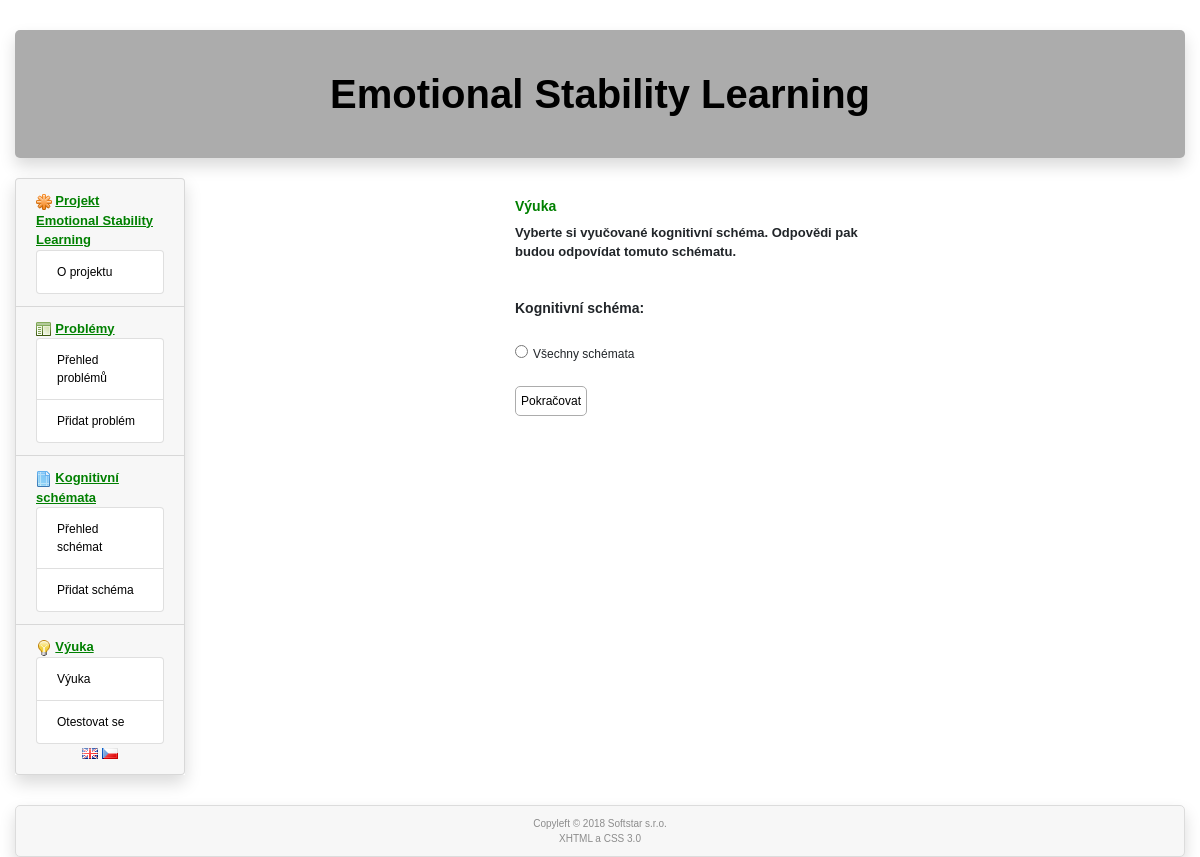
Before: /cs/learning with the older database file.
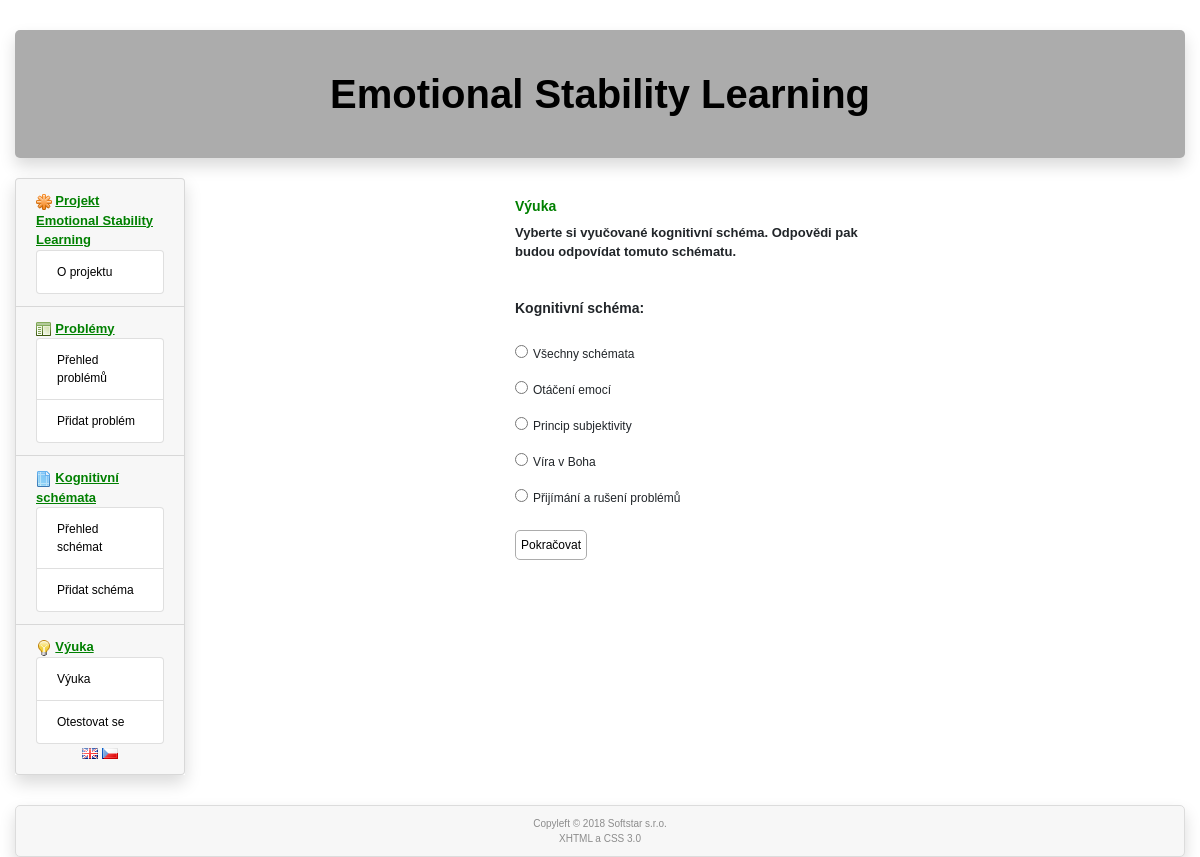
After: the same page with the newer database file.
### tables this page shows
CREATE TABLE `cog_schema` (
  `id` int(11) NOT NULL,
  `id_lang` int(11) NOT NULL,
  `name` varchar(40) NOT NULL,
  `deleted` int(1) NOT NULL DEFAULT '0'
);

### www/administrator/includes/controllers/RouterController.php (called while the page is built, shortened)
<?php
class RouterController extends Controller
{
  protected $controller;
  private function camelNotation($text)
  {
    $sentence = str_replace('-', ' ', $text);
    $sentence = ucwords($sentence);
    $sentence = str_replace(' ', '', $sentence);
    return $sentence;
  }
  private function parseURL($url)
  {
    $parsedURL = parse_url($url);
    $parsedURL["path"] = ltrim($parsedURL["path"], "/");
    $parsedURL["path"] = trim($parsedURL["path"]);
    $divPath = explode("/", $parsedURL["path"]);
    return $divPath;
  }
  public function ctrMain($parameters)
  {
      $parsedURL = $this->parseURL($parameters[0]);
      global $expressions, $lang;
      $tmp = array_shift($parsedURL);
    if (empty($parsedURL[0]))
    {
      $this->controller = new HomePageController();
    }
    else
    {
      $view = array_shift($parsedURL);
      $controllerClass = $this->camelNotation($view) . 'Controller';
      if (file_exists('./administrator/includes/controllers/' . $controllerClass . '.php'))
      {
        if ($view == 'error')
        {
          $this->controller = new $controllerClass('');
        }
        else
        {
          $this->controller = new $controllerClass;
        }
      }
      else
      {
        $this->controller= new ErrorController($expressions['Error 404: page not found']);
      }
    }
    $this->controller->ctrMain($parsedURL);
    $this->view = 'layout';
  }
}
?>

### www/administrator/includes/index.php (called while the page is built, shortened)
<?php
  $uri = array($_SERVER['REQUEST_URI']);
  $tmp = preg_split("/\//", $uri[0]);
  $lang = $tmp[1];
  $router = RouterController::getInstance();
  $router->ctrMain(array($_SERVER['REQUEST_URI']));
  $router->showView();
?>

### www/administrator/includes/controllers/LearningController.php (called while the page is built, shortened)
<?php
class LearningController extends Controller
{
    public function ctrMain($parameters)
    {
        $cschemaModel = new CSchemaModel();
        $idcs = $_POST['idcs'];
        if (empty($idcs))
        {
            $cschemas = $cschemaModel->selectAll();
            $this->view = 'learningSchema';
        }
    }
}
?>

### www/administrator/models/DbModel.php (called while the page is built, shortened)
<?php
  class DbModel extends cdb
  {
    static private $instance = null;
    static function getInstance()
    {
      if (self::$instance == null)
      {
        self::$instance = new DbModel();
      }
      return self::$instance;
    }
    function selectOne($table, array $keys)
    {
      $query = "select * from $table where";
      $i = 0;
      foreach($keys as $name => $value)
      {
        if ($i)
        {
          $query .= " and $name=$value";
        }
        else
        {
          $query .= " $name=$value";
          $i = 1;
        }
      }
      $query .= ";";
      if (!$this->query($query))
      {
        RouterController::getInstance()->setError("DbModel::selectOne():".$this->get_error().'<br /><br />'.$query.'<br />');
      }
      $arr = $this->get_array();
      return $arr;
    }
    function selectArray(array $tables, array $collums, array $keys, $order = '')
    {
      $query = "select ";
      $i = 0;
      foreach($collums as $collum)
      {
        if ($i)
        {
          $query .= ", $collum";
        }
        else
        {
          $query .= "$collum";
          $i = 1;
        }
      }
      $query .= " from ";
      $i = 0;
      foreach($tables as $table)
      {
        if ($i)
        {
          $query .= ", $table";
        }
        else
        {
          $query .= "$table";
          $i = 1;
        }
      }
      if (!empty($keys))
      {
        $query .= " where";
        $i = 0;
        foreach($keys as $name => $value)
        {
          if ($i)
          {
            $query .= " and $name=$value";
          }
          else
          {
            $query .= " $name=$value";
            $i = 1;
          }
        }
      }
      if ($order != '') {
        $query .= " order by $order;";
      }
      else
      {
        $query .= ';';
      }
      if (!$this->query($query))
      {
        RouterController::getInstance()->setError('DbModel::selectArray():'.$this->get_error().'<br /><br />'.$query.'<br />');
      }
      else
      {
        $i = 0;
        while ($item=$this->get_array())
        {
          if (!empty($item))
          {
            $arr[$i] = $item;
            $i++;
          }
        }
      }
      return $arr;
    }
  }
?>

### www/administrator/models/CSchemaModel.php (called while the page is built, shortened)
<?php
class CSchemaModel
{
    public function selectAll()
    {
        global $lang;
        $db = DbModel::getInstance();
        $langModel = new LanguagesModel();
        $language = $langModel->selectByTextId("'".htmlspecialchars($lang, ENT_QUOTES)."'");
        $cog_schemas = $db->selectArray(array ('cog_schema'), array ('*'), array ('id_lang' => $language['id']), 'id asc');
        return $cog_schemas;
    }
}
?>

### www/administrator/models/LanguagesModel.php (called while the page is built, shortened)
<?php
class LanguagesModel
{
  public function selectByTextId($id)
  {
      $db = DbModel::getInstance();
      $language = $db->selectOne('languages', array ('text_id' => $id));
      return $language;
  }
}
?>

### www/administrator/models/cdb.php (called while the page is built, shortened)
<?php
class cdb {
  private $data, $querystring, $error, $conn;
  public $server, $user, $password, $db_name;
  function __construct()
  {
    require("./administrator/cfg/sql.php");
    $this->conn = null;
  }
  function connect() {
    $options=array(
      PDO::ATTR_ERRMODE => PDO::ERRMODE_EXCEPTION,
      PDO::MYSQL_ATTR_INIT_COMMAND => "SET NAMES utf8"
      );
    try {
            $this->conn = @new PDO("mysql:host=".$this->server.";dbname=".$this->db_name, $this->user, $this->password, $options);
    } catch (PDOException $e) {
        $error = 'DB connection failed: ' . $e->getMessage();
    }
    return(1);
  }
  function query($dotaz) {
    $error = '';
    try {
      $this->data=$this->conn->prepare($dotaz);
    } catch (PDOException $e) {
      $error = 'Preparation of query failed: ' . $e->getMessage();
      $this->data=null;
    }
    $result2 = 0;
    if ($error == '')
    {
      try {
          $result2 = $this->data->execute();
      } catch (PDOException $e) {
          $error = 'Execution of query failed: ' . $e->getMessage();
          $this->data=null;
      }
    }
    else
    {
      $this->error = $error;
      $result2 = false;
    }
    if ($result2) { return 1; }
    else  {return 0;}
  }
  function get_array() {
    $arr = array();
    if ($this->data) $arr = $this->data->fetch(PDO::FETCH_ASSOC);
    if (!empty($arr)) {return ($arr); }
    else { return 0; }
  }
};
?>

### www/administrator/cfg/sql.php (called while the page is built)
<?php
  $this->server='localhost';
  $this->user='emotions';
  $this->password='3M0710n5@#';
  $this->db_name='emotions';
?>

### www/administrator/includes/views/learningSchema.phtml (the view, shortened to what this page needs)
<?php global $expressions, $lang; ?>
        <div class="col-sm-3"></div>
        <div class="col-sm-4">
        <h4><?=$expressions['Learning']?></h4>
        <div class="message"><?=$expressions['Select learned cognitive schema. Solutions will correspond to this schema then.']?></div><br /><br />
          <form method="post" action="http://<?= $this->siteName."/$lang" ?>/learning">
            <div class="form-group">
              <label for="idcs"><?=$expressions['Cognitive schema']?>:</label><br /><br />
                <div class="testbox"><input type='radio' id="idcs" name='idcs' value="100" class="radio" /> <span class="radiotext"><?=$expressions['All schemas']?></span></div><br />
              <?php
                foreach($cschemas as $cschema)
                {
                    if ($cschema['id'] != 1)
                        echo("                  <div class=\"testbox\"><input type='radio' id=\"idcs\" name='idcs' value=\"$cschema[id]\" class=\"radio\" /> <span class=\"radiotext\">$cschema[name]</span></div><br />\n");
                }
              ?>
            </div>
            <button type="submit" name="test1" value="Continue"><?=$expressions['Next']?></button>
          </form>
        </div>
        <div class="col-sm-3"></div>

### www/index.php (shortened to what this page needs)
<?php
  $uri = $_SERVER['REQUEST_URI'];
  if (preg_match('/\/administrator/', $uri))
  {
    require('./administrator/admin.php');
  }
  else
  {
    require('./administrator/includes/index.php');
  }
?>

### www/administrator/includes/controllers/Controller.php (shortened to what this page needs)
<?php
abstract class Controller
{
    protected $view = "";
	public function __construct()
	{
    $this->siteName = $_SERVER['SERVER_NAME'];
	}
  public function showView()
  {
    if ($this->view)
    {
      require("./administrator/includes/views/" . $this->view.".phtml");
    }
  }
}
?>

### www/administrator/includes/views/layout.phtml (shortened to what this page needs)
<!DOCTYPE html>
<html xmlns="http://www.w3.org/1999/xhtml" xml:lang="cs-cz" lang="cs-cz">
  <head>
    <link rel="stylesheet" href="https://maxcdn.bootstrapcdn.com/bootstrap/4.1.3/css/bootstrap.min.css">
    <link rel="stylesheet" href="http://<?=$this->siteName?>/css/style.css" type="text/css" />
  </head>
  <body>
    <div class="container-fluid margintop30">
      <div id="header" class="shadow">
        <a href="http://<?=$this->siteName?>/<?=$lang?>"><h1>Emotional Stability Learning</h1></a>
      </div>
      <div class="row">
        <div class="col-sm-2" >
          <ul class="list-group shadow" id="left_panel">
          <li class="list-group-item"><div class="category">
            <img src="http://<?=$this->siteName?>/administrator/icons/asterisk_orange.png" width="16" height="16" alt="icon" /> <span class="title"><?=$expressions['Project']?> Emotional Stability Learning</span><br />
            <ul class="list-group">
              <li class="list-group-item"><a href="http://<?=$this->siteName?>/administrator/data/EmotionalStabilityLearning_projekt_<?=$lang?>.pdf"><?=$expressions['About project']?></a></li>
            </ul>
          </div></li>
          <li class="list-group-item"><div class="category">
            <img src="http://<?=$this->siteName?>/administrator/icons/application_side_list.png" width="16" height="16" alt="icon" /> <span class="title"><?=$expressions['Problems']?></span><br />
            <ul class="list-group">
              <li class="list-group-item"><a href="http://<?=$this->siteName?>/<?=$lang?>/problem-overview"><?=$expressions['Problems overview']?></a></li>
              <li class="list-group-item"><a href="http://<?=$this->siteName?>/<?=$lang?>/problem-new"><?=$expressions['Add problem']?></a></li>
            </ul>
          </div></li>
          <li class="list-group-item"><div class="category">
            <img src="http://<?=$this->siteName?>/administrator/icons/blueprint.png" width="16" height="16" alt="icon" /> <span class="title"><?=$expressions['Cognitive schemas']?></span><br/>
            <ul class="list-group">
              <li class="list-group-item"><a href="http://<?=$this->siteName?>/<?=$lang?>/c-schema-overview"><?=$expressions['Schemas overview']?></a></li>
              <li class="list-group-item"><a href="http://<?=$this->siteName?>/<?=$lang?>/c-schema-new"><?=$expressions['Add schema']?></a></li>
            </ul>
          </div></li>
          <li class="list-group-item"><div class="category">
            <img src="http://<?=$this->siteName?>/administrator/icons/lightbulb.png" width="16" height="16" alt="icon" /> <span class="title"><?=$expressions['Learning']?></span><br/>
            <ul class="list-group">
              <li class="list-group-item"><a href="http://<?=$this->siteName?>/<?=$lang?>/learning"><?=$expressions['Learning']?></a></li>
              <li class="list-group-item"><a href="http://<?=$this->siteName?>/<?=$lang?>/test"><?=$expressions['Test yourselves']?></a></li>
            </ul>
            <center><a href="http://<?=$this->siteName?>/en" title="Čeština"><img src="http://<?=$this->siteName?>/administrator/lang_icons/en.png" /></a> <a href="http://<?=$this->siteName?>/cs" title="English"><img src="http://<?=$this->siteName?>/administrator/lang_icons/cs.png" /></a></center>
          </div></li>
          </ul>
        </div>
      <?php
        $this->controller->showView();
      ?>
      </div>
      <div class="row"><div class="col-sm-12 margintop30">
        <div class="text-center shadow" id="footer">Copyleft &copy; <?php date_default_timezone_set('Europe/Prague'); echo date("Y"); ?> <a href="http://www.softstar.cz">Softstar s.r.o.</a><br /><a href="http://validator.w3.org/check?uri=referer" title="" onclick="return !window.open(this.href);">XHTML</a> a <a href="http://jigsaw.w3.org/css-validator/check/referer" title="" onclick="return !window.open(this.href);">CSS 3.0</a></div>
      </div></div>
    </div>
  </body>
</html>

### www/css/style.css (style rules this page uses)
body { font-family: 'Helvetica CE','Arial CE',sans-serif; font-size: 12px; }
h4 { font-size: 14px; font-weight: bold; color: green; margin-top: 20px; }
a { text-decoration: none; color: black; }
button { background-color:white; color: acacac; border: 1px solid #acacac; border-radius: 5px; font-size: 12px; box-shadow: none; padding: 5px; }
label { font-size: 14px; font-weight: bold; }
#header { min-height: 128px; background-color: #acacac; border-radius: 5px; font-size: 12px; padding:0; margin-bottom: 20px; text-align: center; vertical-align: center; }
#header h1 { width: 100%; margin: 0; padding: 40px 20px 20px 20px; color: black; font-weight: bold; text-align: center; }
#header a { color: white; text-decoration: none; }
#footer { position: relative; width: 100%; font-size: 10px; color: #8c8c8c; background-color: #f7f7f7; padding: 10px; margin-top: 20px text-align: center; border-radius: 5px; border: 1px solid #dcdcdc }
#left_panel li { text-align: left; }
#footer a { color: #8c8c8c; }
#header a { color: white; }
#left_panel li { background-color: #f7f7f7; }
#left_panel li ul li { background-color: #ffffff; }
.category { margin-top: 0; }
.category .title { font-size: 13px; font-weight: bold; color: green; text-decoration: underline; }
.category a { color:black; text-decoration: none; }
.message { font-size: 13px; font-weight: bold; }
.margintop30 { margin-top: 30px; }
input.radio { float: left; }
.radiotext { margin-left: 5px; display: block; float: left; }
.testbox { position: relative; display: table-row; }
.form-group { display: table; }

Changed rows visible on the page:
now on this page (row edited): cog_schema: name "Otáčení emocí"
now on this page (row edited): cog_schema: name "Princip subjektivity"
now on this page (row edited): cog_schema: name "Ví­ra v Boha"
now on this page (row edited): cog_schema: name "Přijímání a rušení problémů"
